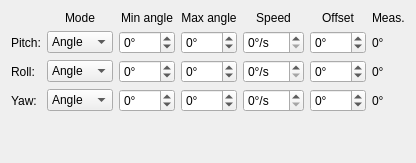
      <widget class="QWidget" name="tabModes">
       <attribute name="title">
        <string>Modes</string>
       </attribute>
       <layout class="QGridLayout" name="gridLayout_4">
        <item row="1" column="5">
         <widget class="QLabel" name="labelOffset">
          <property name="text">
           <string>Offset</string>
          </property>
          <property name="alignment">
           <set>Qt::AlignCenter</set>
          </property>
         </widget>
        </item>
        <item row="5" column="5">
         <widget class="QSpinBox" name="spinInputOffsetYaw">
          <property name="accelerated">
           <bool>true</bool>
          </property>
          <property name="suffix">
           <string>°</string>
          </property>
          <property name="minimum">
           <number>-180</number>
          </property>
          <property name="maximum">
           <number>180</number>
          </property>
         </widget>
        </item>
        <item row="5" column="4">
         <widget class="QSpinBox" name="spinInputSpeedYaw">
          <property name="accelerated">
           <bool>true</bool>
          </property>
          <property name="suffix">
           <string>°/s</string>
          </property>
          <property name="maximum">
           <number>180</number>
          </property>
         </widget>
        </item>
        <item row="5" column="3">
         <widget class="QSpinBox" name="spinInputMaxAngleYaw">
          <property name="accelerated">
           <bool>true</bool>
          </property>
          <property name="suffix">
           <string>°</string>
          </property>
          <property name="minimum">
           <number>-180</number>
          </property>
          <property name="maximum">
           <number>180</number>
          </property>
         </widget>
        </item>
        <item row="5" column="2">
         <widget class="QSpinBox" name="spinInputMinAngleYaw">
          <property name="accelerated">
           <bool>true</bool>
          </property>
          <property name="suffix">
           <string>°</string>
          </property>
          <property name="minimum">
           <number>-180</number>
          </property>
          <property name="maximum">
           <number>180</number>
          </property>
         </widget>
        </item>
        <item row="6" column="0">
         <spacer name="verticalSpacer_4">
          <property name="orientation">
           <enum>Qt::Vertical</enum>
          </property>
          <property name="sizeHint" stdset="0">
           <size>
            <width>20</width>
            <height>40</height>
           </size>
          </property>
         </spacer>
        </item>
        <item row="5" column="0">
         <widget class="QLabel" name="labelYaw_4">
          <property name="sizePolicy">
           <sizepolicy hsizetype="Fixed" vsizetype="Preferred">
            <horstretch>0</horstretch>
            <verstretch>0</verstretch>
           </sizepolicy>
          </property>
          <property name="text">
           <string>Yaw:</string>
          </property>
         </widget>
        </item>
        <item row="2" column="0">
         <widget class="QLabel" name="labelPitch_4">
          <property name="sizePolicy">
           <sizepolicy hsizetype="Fixed" vsizetype="Preferred">
            <horstretch>0</horstretch>
            <verstretch>0</verstretch>
           </sizepolicy>
          </property>
          <property name="text">
           <string>Pitch:</string>
          </property>
         </widget>
        </item>
        <item row="4" column="0">
         <widget class="QLabel" name="labelRoll_4">
          <property name="sizePolicy">
           <sizepolicy hsizetype="Fixed" vsizetype="Preferred">
            <horstretch>0</horstretch>
            <verstretch>0</verstretch>
           </sizepolicy>
          </property>
          <property name="text">
           <string>Roll:</string>
          </property>
         </widget>
        </item>
        <item row="1" column="3">
         <widget class="QLabel" name="labelMaxAngle">
          <property name="text">
           <string>Max angle</string>
          </property>
          <property name="alignment">
           <set>Qt::AlignCenter</set>
          </property>
         </widget>
        </item>
        <item row="1" column="2">
         <widget class="QLabel" name="labelMinAngle">
          <property name="text">
           <string>Min angle</string>
          </property>
          <property name="alignment">
           <set>Qt::AlignCenter</set>
          </property>
         </widget>
        </item>
        <item row="1" column="1">
         <widget class="QLabel" name="labelMode">
          <property name="text">
           <string>Mode</string>
          </property>
          <property name="alignment">
           <set>Qt::AlignCenter</set>
          </property>
         </widget>
        </item>
        <item row="5" column="1">
         <widget class="QComboBox" name="comboInputModeYaw">
          <property name="sizePolicy">
           <sizepolicy hsizetype="Expanding" vsizetype="Fixed">
            <horstretch>0</horstretch>
            <verstretch>0</verstretch>
           </sizepolicy>
          </property>
          <item>
           <property name="text">
            <string>Angle</string>
           </property>
          </item>
          <item>
           <property name="text">
            <string>Speed</string>
           </property>
          </item>
          <item>
           <property name="text">
            <string>Follow</string>
           </property>
          </item>
         </widget>
        </item>
        <item row="1" column="4">
         <widget class="QLabel" name="labelSpeed">
          <property name="text">
           <string>Speed</string>
          </property>
          <property name="alignment">
           <set>Qt::AlignCenter</set>
          </property>
         </widget>
        </item>
        <item row="4" column="1">
         <widget class="QComboBox" name="comboInputModeRoll">
          <property name="sizePolicy">
           <sizepolicy hsizetype="Expanding" vsizetype="Fixed">
            <horstretch>0</horstretch>
            <verstretch>0</verstretch>
           </sizepolicy>
          </property>
          <item>
           <property name="text">
            <string>Angle</string>
           </property>
          </item>
          <item>
           <property name="text">
            <string>Speed</string>
           </property>
          </item>
          <item>
           <property name="text">
            <string>Follow</string>
           </property>
          </item>
         </widget>
        </item>
        <item row="4" column="2">
         <widget class="QSpinBox" name="spinInputMinAngleRoll">
          <property name="accelerated">
           <bool>true</bool>
          </property>
          <property name="suffix">
           <string>°</string>
          </property>
          <property name="minimum">
           <number>-180</number>
          </property>
          <property name="maximum">
           <number>180</number>
          </property>
         </widget>
        </item>
        <item row="4" column="3">
         <widget class="QSpinBox" name="spinInputMaxAngleRoll">
          <property name="accelerated">
           <bool>true</bool>
          </property>
          <property name="suffix">
           <string>°</string>
          </property>
          <property name="minimum">
           <number>-180</number>
          </property>
          <property name="maximum">
           <number>180</number>
          </property>
         </widget>
        </item>
        <item row="4" column="4">
         <widget class="QSpinBox" name="spinInputSpeedRoll">
          <property name="accelerated">
           <bool>true</bool>
          </property>
          <property name="suffix">
           <string>°/s</string>
          </property>
          <property name="maximum">
           <number>180</number>
          </property>
         </widget>
        </item>
        <item row="2" column="1">
         <widget class="QComboBox" name="comboInputModePitch">
          <property name="sizePolicy">
           <sizepolicy hsizetype="Expanding" vsizetype="Fixed">
            <horstretch>0</horstretch>
            <verstretch>0</verstretch>
           </sizepolicy>
          </property>
          <item>
           <property name="text">
            <string>Angle</string>
           </property>
          </item>
          <item>
           <property name="text">
            <string>Speed</string>
           </property>
          </item>
          <item>
           <property name="text">
            <string>Follow</string>
           </property>
          </item>
         </widget>
        </item>
        <item row="2" column="2">
         <widget class="QSpinBox" name="spinInputMinAnglePitch">
          <property name="accelerated">
           <bool>true</bool>
          </property>
          <property name="suffix">
           <string>°</string>
          </property>
          <property name="minimum">
           <number>-180</number>
          </property>
          <property name="maximum">
           <number>180</number>
          </property>
         </widget>
        </item>
        <item row="2" column="3">
         <widget class="QSpinBox" name="spinInputMaxAnglePitch">
          <property name="accelerated">
           <bool>true</bool>
          </property>
          <property name="suffix">
           <string>°</string>
          </property>
          <property name="minimum">
           <number>-180</number>
          </property>
          <property name="maximum">
           <number>180</number>
          </property>
         </widget>
        </item>
        <item row="4" column="5">
         <widget class="QSpinBox" name="spinInputOffsetRoll">
          <property name="accelerated">
           <bool>true</bool>
          </property>
          <property name="suffix">
           <string>°</string>
          </property>
          <property name="minimum">
           <number>-180</number>
          </property>
          <property name="maximum">
           <number>180</number>
          </property>
         </widget>
        </item>
        <item row="2" column="4">
         <widget class="QSpinBox" name="spinInputSpeedPitch">
          <property name="accelerated">
           <bool>true</bool>
          </property>
          <property name="suffix">
           <string>°/s</string>
          </property>
          <property name="maximum">
           <number>180</number>
          </property>
         </widget>
        </item>
        <item row="2" column="5">
         <widget class="QSpinBox" name="spinInputOffsetPitch">
          <property name="accelerated">
           <bool>true</bool>
          </property>
          <property name="suffix">
           <string>°</string>
          </property>
          <property name="minimum">
           <number>-180</number>
          </property>
          <property name="maximum">
           <number>180</number>
          </property>
         </widget>
        </item>
        <item row="1" column="6">
         <widget class="QLabel" name="labelOffsetMeas">
          <property name="text">
           <string>Meas.</string>
          </property>
         </widget>
        </item>
        <item row="2" column="6">
         <widget class="QLabel" name="labelOffsetPitch">
          <property name="text">
           <string>0°</string>
          </property>
         </widget>
        </item>
        <item row="4" column="6">
         <widget class="QLabel" name="labelOffsetRoll">
          <property name="text">
           <string>0°</string>
          </property>
         </widget>
        </item>
        <item row="5" column="6">
         <widget class="QLabel" name="labelOffsetYaw">
          <property name="text">
           <string>0°</string>
          </property>
         </widget>
        </item>
       </layout>
      </widget>
